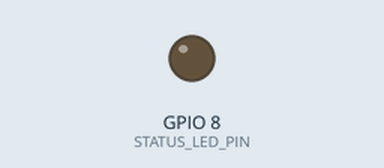
Recording of a sketch running on a simulated ESP32-C3. Shown: output pins drawn as LEDs (lit = HIGH). The modem accepts every AT command (registered, SIM ready, sends succeed) and sends nothing else; what the sketch prints to the serial monitor is not drawn.

Above: at 16.0 s.
At 31.1 s:
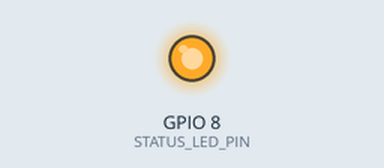
Timing chart, 0 to 47.7 s (numbered marks = the images above):
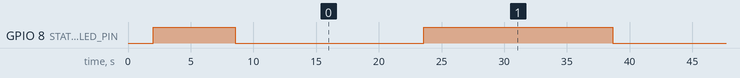

Measured:
- by itself, GPIO 8 (STATUS_LED_PIN): alternates HIGH for 15.1 s and LOW for 15.1 s

The sketch:

sim_track.ino
```cpp
/*
 * ESP32-C3 Super Mini + SIM800L Cellular Location Tracker
 * 100% Free Triangulation (Native SIMCom LBS + OpenCellID Free Fallback)
 * Network: BSNL 2G Chennai (APN: bsnlgprs)
 */

#include <Arduino.h>
#include "esp_task_wdt.h"
#include "config.h"
#include "CellTriangulation.h"
#include "SIM800C_Cellular.h"

SIM800C_Cellular cellular(Serial1);

uint32_t lastUpdateMs = 0;
LocationData currentLoc;
TowerData towers[7];

inline void wdtFeed() {
  esp_task_wdt_reset();
  yield();
}

void setup() {
  // Configure ESP32 WDT Watchdog to 60 seconds
  esp_task_wdt_config_t wdt_config = {
    .timeout_ms = 60000,
    .idle_core_mask = 0,
    .trigger_panic = false
  };
  esp_task_wdt_reconfigure(&wdt_config);
  esp_task_wdt_add(NULL);

  Serial.begin(115200);
  delay(2000);

  Serial.println("\n==============================================");
  Serial.println(" ESP32-C3 Super Mini SIM800L Cell Tracker");
  Serial.println(" Triangulation Strategy: 100% FREE (LBS + Cell)");
  Serial.println(" Network: BSNL 2G (APN: " CELL_APN ")");
  Serial.println("==============================================\n");

  pinMode(STATUS_LED_PIN, OUTPUT);
  digitalWrite(STATUS_LED_PIN, HIGH); // LED Off

  cellular.begin(SIM800_BAUD, SIM800_RX_PIN, SIM800_TX_PIN);

  Serial.print("[BOOT] Testing SIM800L module response... ");
  int retries = 0;
  while (!cellular.checkModemReady() && retries < 10) {
    wdtFeed();
    delay(1000);
    Serial.print(".");
    retries++;
  }

  if (retries >= 10) {
    Serial.println(" FAIL! Check SIM800L hardware wiring & 4.0V supply.");
  } else {
    Serial.println(" OK! ✅");
  }

  Serial.print("[GSM] Registering on BSNL 2G network... ");
  while (!cellular.isNetworkRegistered()) {
    wdtFeed();
    delay(2000);
    Serial.print(".");
  }
  Serial.println(" Registered! ✅");

  int rssi = cellular.getSignalQuality();
  Serial.printf("[GSM] Signal Strength: %d dBm\n", rssi);

  cellular.setupGPRS(CELL_APN);
}

void loop() {
  wdtFeed();
  uint32_t now = millis();

  if (now - lastUpdateMs >= (LOCATION_UPDATE_INTERVAL_SEC * 1000UL) || lastUpdateMs == 0) {
    lastUpdateMs = now;
    digitalWrite(STATUS_LED_PIN, !digitalRead(STATUS_LED_PIN)); // Toggle LED

    Serial.println("\n─── [CELL TOWER SCAN & GEOLOCATION FIX] ───");

    // Scan serving cell and neighbor cells
    int towerCount = cellular.scanCellTowers(towers, 7);
    TowerData primaryTower;
    if (towerCount > 0) {
      primaryTower = towers[0];
      Serial.printf("[CELL SCAN] Primary Serving Cell -> MCC: %d, MNC: %d, LAC: 0x%X (%d), CID: 0x%X (%d), RSSI: %d dBm\n",
                    primaryTower.mcc, primaryTower.mnc, primaryTower.lac, primaryTower.lac, primaryTower.cid, primaryTower.cid, primaryTower.rssi);
    } else {
      primaryTower = {404, 64, 2308, 6993, -85, true}; // Default Chennai cell parameters fallback
    }

    // Try Free Native SIMCom LBS (AT+CIPGSMLOC)
    Serial.print("[FREE LBS] Querying native location (AT+CIPGSMLOC)... ");
    bool lbsOk = cellular.getCIPGSMLocation(currentLoc);

    if (lbsOk && currentLoc.valid) {
      Serial.printf("SUCCESS! ✅\n  -> Latitude : %.6f\n  -> Longitude: %.6f\n  -> Timestamp: %s\n",
                    currentLoc.latitude, currentLoc.longitude, currentLoc.timestamp.c_str());
    } else {
      Serial.println("LBS pending network sync. Using Cell Tower Metadata.");
      currentLoc.valid = false;
      currentLoc.rssi = primaryTower.rssi;
      currentLoc.mcc = primaryTower.mcc;
      currentLoc.mnc = primaryTower.mnc;
      currentLoc.lac = primaryTower.lac;
      currentLoc.cid = primaryTower.cid;
    }

    // Submit telemetry packet to backend
    Serial.print("[TELEMETRY] Submitting location fix to backend... ");
    bool sent = cellular.sendTelemetry(currentLoc, primaryTower);
    if (sent) {
      Serial.println("SENT! ✅");
    } else {
      Serial.println("GPRS POST pending.");
    }
  }

  delay(100);
}
```

CellTriangulation.h
```cpp
#ifndef CELL_TRIANGULATION_H
#define CELL_TRIANGULATION_H

#include <Arduino.h>

struct TowerData {
  uint16_t mcc;
  uint16_t mnc;
  uint16_t lac;
  uint32_t cid;
  int16_t  rssi;
  bool     isServing;
};

struct LocationData {
  bool     valid;
  double   latitude;
  double   longitude;
  float    accuracyMeters;
  String   timestamp;
  uint16_t mcc;
  uint16_t mnc;
  uint16_t lac;
  uint32_t cid;
  int      rssi;
  int      neighborCount;
};

class CellTriangulation {
public:
  // Parse AT+CIPGSMLOC=1,1 response
  // Example response: +CIPGSMLOC: 0,77.594563,12.971598,2026/07/22,08:00:00
  static bool parseCIPGSMLOC(const String& response, LocationData& loc) {
    int idx = response.indexOf("+CIPGSMLOC:");
    if (idx == -1) return false;

    String data = response.substring(idx + 11);
    data.trim();

    // Split by comma
    int firstComma  = data.indexOf(',');
    int secondComma = data.indexOf(',', firstComma + 1);
    int thirdComma  = data.indexOf(',', secondComma + 1);
    int fourthComma = data.indexOf(',', thirdComma + 1);
    int fifthComma  = data.indexOf(',', fourthComma + 1);

    if (firstComma == -1 || secondComma == -1 || thirdComma == -1) return false;

    int status = data.substring(0, firstComma).toInt();
    if (status != 0) {
      // 0 means success
      return false;
    }

    String lonStr  = data.substring(firstComma + 1, secondComma);
    String latStr  = data.substring(secondComma + 1, thirdComma);
    String dateStr = (fourthComma != -1) ? data.substring(thirdComma + 1, fourthComma) : "";
    String timeStr = (fifthComma != -1)  ? data.substring(fourthComma + 1, fifthComma) : "";

    loc.longitude = lonStr.toDouble();
    loc.latitude  = latStr.toDouble();
    loc.timestamp = dateStr + " " + timeStr;
    loc.accuracyMeters = 500.0; // Typical single-cell LBS accuracy estimate
    loc.valid = (loc.latitude != 0.0 && loc.longitude != 0.0);

    return loc.valid;
  }

  // Parse +CENG: Engineering mode response for multi-cell scanning
  // Example +CENG: 0,"404,45,1A2F,3E1A,28,32"
  static int parseEngineeringMode(const String& cengOutput, TowerData towers[], int maxTowers) {
    int towerCount = 0;
    int pos = 0;

    while (pos < cengOutput.length() && towerCount < maxTowers) {
      int lineStart = cengOutput.indexOf("+CENG:", pos);
      if (lineStart == -1) break;

      int lineEnd = cengOutput.indexOf("\n", lineStart);
      if (lineEnd == -1) lineEnd = cengOutput.length();

      String line = cengOutput.substring(lineStart, lineEnd);
      line.trim();

      // Extract contents inside quotes
      int q1 = line.indexOf('"');
      int q2 = line.lastIndexOf('"');

      if (q1 != -1 && q2 > q1) {
        String content = line.substring(q1 + 1, q2);

        // Parse CSV fields inside quotes: MCC,MNC,LAC,CID,bsic,rxlev
        String tokens[7];
        int tokIdx = 0;
        int lastComma = 0;

        for (int i = 0; i <= content.length() && tokIdx < 7; i++) {
          if (i == content.length() || content.charAt(i) == ',') {
            tokens[tokIdx++] = content.substring(lastComma, i);
            lastComma = i + 1;
          }
        }

        if (tokIdx >= 4) {
          towers[towerCount].mcc = (uint16_t)strtoul(tokens[0].c_str(), NULL, 10);
          towers[towerCount].mnc = (uint16_t)strtoul(tokens[1].c_str(), NULL, 10);
          towers[towerCount].lac = (uint16_t)strtoul(tokens[2].c_str(), NULL, 16); // LAC is in Hex
          towers[towerCount].cid = (uint32_t)strtoul(tokens[3].c_str(), NULL, 16); // CID is in Hex

          if (tokIdx >= 6) {
            int rxlev = tokens[5].toInt();
            towers[towerCount].rssi = -111 + (rxlev * 2); // Convert rxlev to dBm
          } else {
            towers[towerCount].rssi = -90;
          }

          towers[towerCount].isServing = (line.indexOf("+CENG: 0,") != -1);
          towerCount++;
        }
      }

      pos = lineEnd + 1;
    }

    return towerCount;
  }
};

#endif // CELL_TRIANGULATION_H
```

SIM800C_Cellular.h
```cpp
#ifndef SIM800C_CELLULAR_H
#define SIM800C_CELLULAR_H

#include <Arduino.h>
#include "esp_task_wdt.h"
#include "config.h"
#include "CellTriangulation.h"

class SIM800C_Cellular {
private:
  HardwareSerial& _serial;
  bool _gprsConnected;

  inline void wdtFeed() {
    esp_task_wdt_reset();
    yield();
  }

public:
  SIM800C_Cellular(HardwareSerial& serial) : _serial(serial), _gprsConnected(false) {}

  void begin(uint32_t baud = SIM800_BAUD, int rxPin = SIM800_RX_PIN, int txPin = SIM800_TX_PIN) {
    _serial.begin(baud, SERIAL_8N1, rxPin, txPin);
    delay(1500);
    wdtFeed();
  }

  String sendCommand(const String& cmd, uint32_t timeoutMs = 3000) {
    while (_serial.available()) _serial.read();
    _serial.println(cmd);

    String response = "";
    uint32_t start = millis();
    while (millis() - start < timeoutMs) {
      wdtFeed();
      while (_serial.available()) {
        char c = _serial.read();
        response += c;
      }
      if (response.indexOf("OK") != -1 || response.indexOf("ERROR") != -1) {
        delay(100);
        while (_serial.available()) response += (char)_serial.read();
        break;
      }
      delay(10);
    }
    return response;
  }

  bool checkModemReady() {
    String resp = sendCommand("AT", 1500);
    return (resp.indexOf("OK") != -1);
  }

  int getSignalQuality() {
    String resp = sendCommand("AT+CSQ", 2000);
    int idx = resp.indexOf("+CSQ:");
    if (idx != -1) {
      int comma = resp.indexOf(',', idx);
      if (comma != -1) {
        int rawRssi = resp.substring(idx + 6, comma).toInt();
        if (rawRssi == 99 || rawRssi == 0) return -113;
        return -113 + (rawRssi * 2);
      }
    }
    return -113;
  }

  bool isNetworkRegistered() {
    String resp = sendCommand("AT+CREG?", 1500);
    return (resp.indexOf(",1") != -1 || resp.indexOf(",5") != -1);
  }

  bool setupGPRS(const char* apn = CELL_APN) {
    Serial.println("[GSM] Attaching to GPRS APN: " + String(apn));
    sendCommand("AT+CIPSHUT", 5000);
    delay(1000);
    wdtFeed();

    sendCommand("AT+CGATT=1", 10000);
    sendCommand("AT+CIPMUX=0", 1500);

    String apnCmd = "AT+CSTT=\"" + String(apn) + "\",\"\",\"\"";
    sendCommand(apnCmd, 2000);

    sendCommand("AT+CIICR", 15000);
    delay(3000);
    wdtFeed();

    // Set Google DNS
    sendCommand("AT+CDNSCFG=\"8.8.8.8\",\"8.8.4.4\"", 2000);

    String ipResp = sendCommand("AT+CIFSR", 3000);
    ipResp.trim();

    if (ipResp.length() > 6 && ipResp.indexOf("ERROR") == -1 && ipResp.indexOf('.') != -1) {
      Serial.println("[GSM] GPRS Attached! IP: " + ipResp);
      _gprsConnected = true;
      return true;
    }

    _gprsConnected = false;
    return false;
  }

  /**
   * Free Location Method 1: Native SIMCom CIPGSMLOC (LBS)
   */
  bool getCIPGSMLocation(LocationData& loc) {
    // Configure SAPBR bearer profile for CIPGSMLOC
    sendCommand("AT+SAPBR=3,1,\"Contype\",\"GPRS\"", 2000);
    sendCommand("AT+SAPBR=3,1,\"APN\",\"" + String(CELL_APN) + "\"", 2000);
    sendCommand("AT+SAPBR=1,1", 15000);
    delay(2000);
    wdtFeed();

    String resp = sendCommand("AT+CIPGSMLOC=1,1", 10000);
    Serial.println("[GSM LBS] CIPGSMLOC Response: " + resp);

    bool success = CellTriangulation::parseCIPGSMLOC(resp, loc);
    if (success) {
      loc.rssi = getSignalQuality();
    }
    return success;
  }

  int scanCellTowers(TowerData towers[], int maxTowers) {
    sendCommand("AT+CENG=1,1", 1000);
    delay(1000);
    wdtFeed();
    String resp = sendCommand("AT+CENG?", 3000);
    return CellTriangulation::parseEngineeringMode(resp, towers, maxTowers);
  }

  /**
   * Submit telemetry packet containing coordinates or cell metadata to local/remote server
   */
  bool sendTelemetry(const LocationData& loc, const TowerData& servingCell) {
    if (!_gprsConnected) {
      if (!setupGPRS()) return false;
    }

    String jsonPayload = "{";
    jsonPayload += "\"deviceId\":\"" + String(DEVICE_ID) + "\",";
    jsonPayload += "\"latitude\":" + String(loc.latitude, 6) + ",";
    jsonPayload += "\"longitude\":" + String(loc.longitude, 6) + ",";
    jsonPayload += "\"accuracy\":" + String(loc.accuracyMeters, 1) + ",";
    jsonPayload += "\"rssi\":" + String(loc.rssi) + ",";
    jsonPayload += "\"mcc\":" + String(servingCell.mcc) + ",";
    jsonPayload += "\"mnc\":" + String(servingCell.mnc) + ",";
    jsonPayload += "\"lac\":" + String(servingCell.lac) + ",";
    jsonPayload += "\"cid\":" + String(servingCell.cid) + ",";
    jsonPayload += "\"apn\":\"" + String(CELL_APN) + "\"";
    jsonPayload += "}";

    Serial.println("[TELEMETRY] Payload: " + jsonPayload);

    sendCommand("AT+HTTPTERM", 1000);
    sendCommand("AT+HTTPINIT", 2000);
    sendCommand("AT+HTTPPARA=\"CID\",1", 1000);

    String urlCmd = "AT+HTTPPARA=\"URL\",\"http://" + String(SERVER_HOST) + ":" + String(SERVER_PORT) + String(SERVER_PATH) + "\"";
    sendCommand(urlCmd, 1000);
    sendCommand("AT+HTTPPARA=\"CONTENT\",\"application/json\"", 1000);

    String dataCmd = "AT+HTTPDATA=" + String(jsonPayload.length()) + ",10000";
    String dataResp = sendCommand(dataCmd, 2000);

    if (dataResp.indexOf("DOWNLOAD") != -1) {
      _serial.print(jsonPayload);
      delay(500);
    }

    String actionResp = sendCommand("AT+HTTPACTION=1", 8000);
    bool ok = (actionResp.indexOf("+HTTPACTION: 1,200") != -1 || actionResp.indexOf(",20") != -1);

    sendCommand("AT+HTTPTERM", 1000);
    return ok;
  }
};

#endif // SIM800C_CELLULAR_H
```

config.h
```cpp
#ifndef CONFIG_H
#define CONFIG_H

// ==========================================
// PIN DEFINITIONS FOR ESP32-C3 SUPER MINI + SIM800L
// ==========================================
#define SIM800_TX_PIN 7  // ESP32 TX Pin (GPIO7) -> SIM800L RXD Pin
#define SIM800_RX_PIN 6  // ESP32 RX Pin (GPIO6) -> SIM800L TXD Pin
#define SIM800_BAUD   9600

#define STATUS_LED_PIN 8  // Onboard LED for ESP32-C3 Super Mini (GPIO8)

// ==========================================
// CELLULAR NETWORK & APN CONFIGURATION (BSNL 2G CHENNAI)
// ==========================================
#define CELL_APN      "bsnlgprs"
#define CELL_APN_USER ""
#define CELL_APN_PASS ""

// ==========================================
// TELEMETRY BACKEND SERVER
// ==========================================
// Replace with your computer's local IP or deployed backend domain
#define SERVER_HOST   "192.168.1.100"
#define SERVER_PORT   3000
#define SERVER_PATH   "/api/telemetry"
#define DEVICE_ID     "ESP32C3_SIM800L_TRACKER"

// ==========================================
// GEOLOCATION STRATEGY (100% FREE - NO PAID KEYS)
// ==========================================
// 1 = Native Free SIM800 LBS (AT+CIPGSMLOC)
// 2 = Raw Cell Tower Telemetry -> Backend Free OpenCellID Resolution
#define PRIMARY_LOC_METHOD 1

// Tracking Interval in Seconds
#define LOCATION_UPDATE_INTERVAL_SEC 15

#endif // CONFIG_H
```
